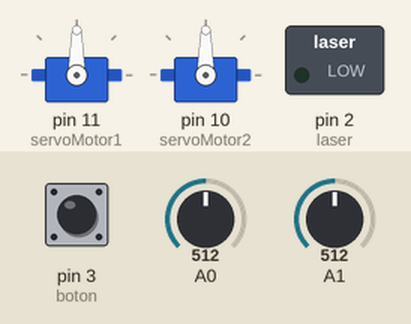
This sketch was run on a simulated Arduino Uno, built with avr-gcc and run on an emulated ATmega328P. Shown: 2 × servo, switched loads named in the sketch (green lamp = pin HIGH). The test bench sets the inputs (shaded band); at power-on: A0 = 512, A1 = 512, pin 3 (boton) HIGH.

Above: at 1.2 s.
1.3 s: A0 set to 716
At 1.9 s:
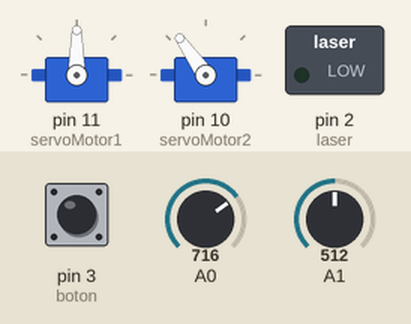
2.8 s: A1 set to 716
At 4.0 s:
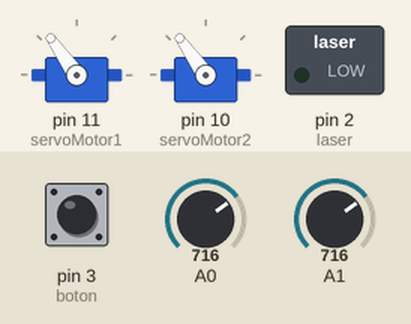
4.3 s: pin 3 (boton) pulled LOW for 0.15 s
At 4.37 s:
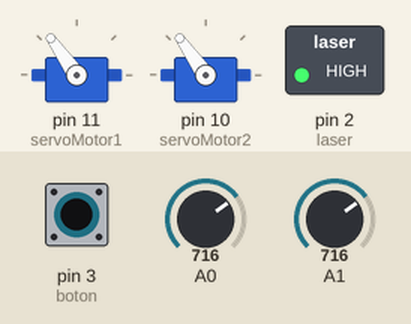
5.9 s: A0 set to 900
At 6.6 s:
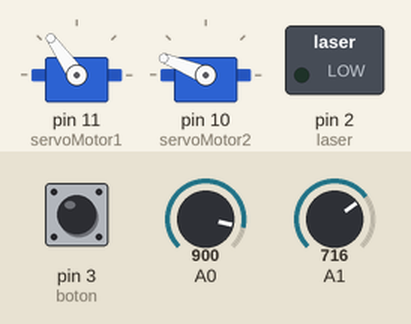
7.4 s: A1 set to 900
At 7.7 s:
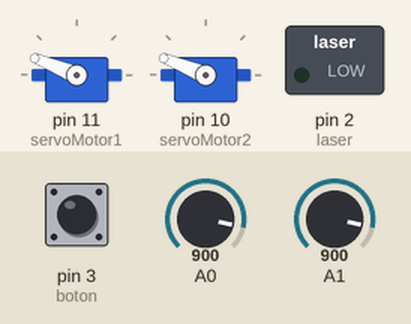
8.9 s: pin 3 (boton) pulled LOW for 1 s
At 9.7 s:
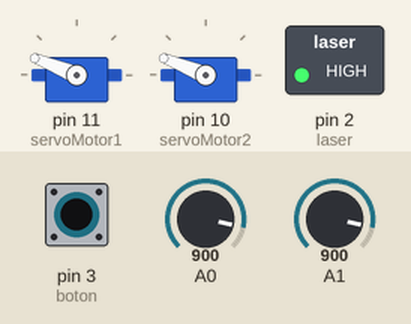
Timing chart, 0 to 11.9 s (numbered marks = the images above; inputs shaded):
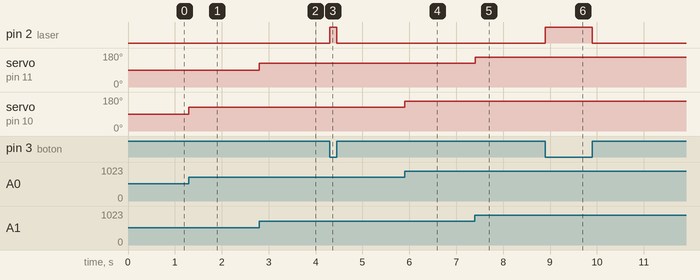

Measured:
- after the input at 1.3 s, servo on pin 10 (servoMotor2): 90° → 125° at once
- after the input at 2.8 s, servo on pin 11 (servoMotor1): 90° → 125° at once
- after the input at 4.3 s, pin 2 (laser): LOW → HIGH at once, → LOW 0.15 s later
- after the input at 5.9 s, servo on pin 10 (servoMotor2): 125° → 158° at once
- after the input at 7.4 s, servo on pin 11 (servoMotor1): 125° → 158° at once
- after the input at 8.9 s, pin 2 (laser): LOW → HIGH at once, → LOW 1.0 s later

The sketch:

robot.ino
```cpp
/*Informacion general:
--------------------------------
Dependencias:
    - Libreria Servo.h

Hardware Usado:
    - Arduino Uno rev3
    - Servo motor SG90 (x2)
    - Laser (x2)
    - Joystick HW-504
    - Pan/Tilt Bracket Nylon

Instrucciones:
--------------------------------
    Variables:
        - servoMotor1 = Permite conectar el servo motor que controla el eje Y atraves del pin digital 11.
        - servoMotor2 = Permite conectar el servo motor que controla el eje X atraves del pin digital 10.

        - angulo1 = Variable que hace map de la lectura del eje Y y los grados de movimiento en el servo.
        - angulo2 = Variable que hace map de la lectura del eje X y los grados de movimiento en el servo.

        - eje_x = Lee los valores del eje X en el joystick atraves del pin analogo A0.
        - eje_y = Lee los valores del eje Y en el joystick atraves del pin analogo A0.

    Funcionalidad:
        - Mas que un "Robot" este programa permite controlar dos servo motores (cada uno con un eje asignado) para que, atraves del joystick
        podamos moverlo y apuntar con 2 lasers que incorpore en la montura
*/


#include <Servo.h>

Servo servoMotor1;
Servo servoMotor2;

int angulo1 = 0, angulo2 = 0;
int eje_x = A0, eje_y = A1;
int boton = 3, laser = 2;


void setup() {
    servoMotor1.attach(11);
    servoMotor2.attach(10);

    pinMode(boton, INPUT_PULLUP);
    pinMode(laser, OUTPUT);
}


void loop() {
    angulo1 = map(analogRead(A1), 0, 1024, 0, 180);
    angulo2 = map(analogRead(A0), 0, 1024, 0, 180);
    servoMotor1.write(angulo1);
    servoMotor2.write(angulo2);

    if (!digitalRead(boton)){
        digitalWrite(laser, HIGH);
    }else{
        digitalWrite(laser, LOW);
    }

}
```
